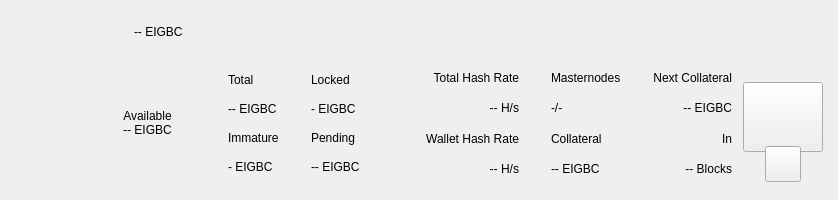
<?xml version="1.0" encoding="UTF-8"?>
<ui version="4.0">
 <class>TopBar</class>
 <widget class="QWidget" name="TopBar">
  <property name="geometry">
   <rect>
    <x>0</x>
    <y>0</y>
    <width>838</width>
    <height>200</height>
   </rect>
  </property>
  <property name="minimumSize">
   <size>
    <width>0</width>
    <height>200</height>
   </size>
  </property>
  <property name="maximumSize">
   <size>
    <width>16777215</width>
    <height>200</height>
   </size>
  </property>
  <property name="windowTitle">
   <string>Form</string>
  </property>
  <layout class="QVBoxLayout" name="verticalLayout_10" stretch="0">
   <property name="spacing">
    <number>0</number>
   </property>
   <property name="leftMargin">
    <number>0</number>
   </property>
   <property name="topMargin">
    <number>0</number>
   </property>
   <property name="rightMargin">
    <number>0</number>
   </property>
   <property name="bottomMargin">
    <number>0</number>
   </property>
   <item>
    <widget class="PFBorderImage" name="containerTop">
     <layout class="QVBoxLayout" name="verticalLayout_11">
      <property name="spacing">
       <number>0</number>
      </property>
      <property name="leftMargin">
       <number>0</number>
      </property>
      <property name="topMargin">
       <number>0</number>
      </property>
      <property name="rightMargin">
       <number>0</number>
      </property>
      <property name="bottomMargin">
       <number>0</number>
      </property>
      <item>
       <widget class="QWidget" name="top_container_2" native="true">
        <property name="minimumSize">
         <size>
          <width>0</width>
          <height>65</height>
         </size>
        </property>
        <layout class="QHBoxLayout" name="top_container">
         <property name="spacing">
          <number>0</number>
         </property>
         <property name="leftMargin">
          <number>10</number>
         </property>
         <property name="topMargin">
          <number>0</number>
         </property>
         <property name="rightMargin">
          <number>10</number>
         </property>
         <property name="bottomMargin">
          <number>0</number>
         </property>
         <item>
          <layout class="QHBoxLayout" name="horizontalLayout_4">
           <property name="spacing">
            <number>12</number>
           </property>
           <property name="rightMargin">
            <number>0</number>
           </property>
           <item>
            <widget class="QWidget" name="widgetAmount" native="true">
             <layout class="QVBoxLayout" name="verticalLayout_2">
              <property name="spacing">
               <number>2</number>
              </property>
              <property name="leftMargin">
               <number>0</number>
              </property>
              <property name="topMargin">
               <number>8</number>
              </property>
              <property name="rightMargin">
               <number>0</number>
              </property>
              <property name="bottomMargin">
               <number>0</number>
              </property>
             </layout>
            </widget>
           </item>
           <item alignment="Qt::AlignVCenter">
            <widget class="QWidget" name="widgetTopAmount" native="true">
             <property name="sizePolicy">
              <sizepolicy hsizetype="Preferred" vsizetype="Maximum">
               <horstretch>0</horstretch>
               <verstretch>0</verstretch>
              </sizepolicy>
             </property>
             <layout class="QHBoxLayout" name="horizontalLayout_5">
              <property name="spacing">
               <number>0</number>
              </property>
              <property name="leftMargin">
               <number>0</number>
              </property>
              <property name="topMargin">
               <number>0</number>
              </property>
              <property name="rightMargin">
               <number>0</number>
              </property>
              <property name="bottomMargin">
               <number>0</number>
              </property>
              <item>
               <spacer name="horizontalSpacer_9">
                <property name="orientation">
                 <enum>Qt::Horizontal</enum>
                </property>
                <property name="sizeHint" stdset="0">
                 <size>
                  <width>40</width>
                  <height>20</height>
                 </size>
                </property>
               </spacer>
              </item>
              <item alignment="Qt::AlignTop">
               <widget class="PrivateQLabel" name="labelAmountTopPiv">
                <property name="minimumSize">
                 <size>
                  <width>0</width>
                  <height>36</height>
                 </size>
                </property>
                <property name="styleSheet">
                 <string notr="true">padding:0px;margin:0px;</string>
                </property>
                <property name="text">
                 <string notr="true">-- EIGBC</string>
                </property>
               </widget>
              </item>
             </layout>
            </widget>
           </item>
           <item>
            <spacer name="verticalSpacer_3">
             <property name="orientation">
              <enum>Qt::Vertical</enum>
             </property>
             <property name="sizeHint" stdset="0">
              <size>
               <width>20</width>
               <height>40</height>
              </size>
             </property>
            </spacer>
           </item>
           <item>
            <spacer name="verticalSpacer_2">
             <property name="orientation">
              <enum>Qt::Vertical</enum>
             </property>
             <property name="sizeHint" stdset="0">
              <size>
               <width>20</width>
               <height>40</height>
              </size>
             </property>
            </spacer>
           </item>
           <item alignment="Qt::AlignRight">
            <widget class="QWidget" name="layoutSync" native="true">
             <property name="minimumSize">
              <size>
               <width>0</width>
               <height>36</height>
              </size>
             </property>
             <property name="maximumSize">
              <size>
               <width>16777215</width>
               <height>36</height>
              </size>
             </property>
             <layout class="QVBoxLayout" name="verticalLayout_9">
              <property name="leftMargin">
               <number>0</number>
              </property>
              <property name="topMargin">
               <number>0</number>
              </property>
              <property name="rightMargin">
               <number>0</number>
              </property>
              <property name="bottomMargin">
               <number>0</number>
              </property>
              <item>
               <widget class="ExpandableButton" name="pushButtonSync" native="true">
                <property name="minimumSize">
                 <size>
                  <width>36</width>
                  <height>36</height>
                 </size>
                </property>
                <property name="maximumSize">
                 <size>
                  <width>16777215</width>
                  <height>36</height>
                 </size>
                </property>
               </widget>
              </item>
             </layout>
            </widget>
           </item>
           <item>
            <widget class="ExpandableButton" name="pushButtonHDUpgrade" native="true">
             <property name="minimumSize">
              <size>
               <width>36</width>
               <height>36</height>
              </size>
             </property>
             <property name="maximumSize">
              <size>
               <width>16777215</width>
               <height>36</height>
              </size>
             </property>
            </widget>
           </item>
           <item>
            <widget class="ExpandableButton" name="pushButtonStack" native="true">
             <property name="minimumSize">
              <size>
               <width>36</width>
               <height>36</height>
              </size>
             </property>
             <property name="maximumSize">
              <size>
               <width>16777215</width>
               <height>36</height>
              </size>
             </property>
             <property name="visible">
              <bool>false</bool>
             </property>
            </widget>
           </item>
           <item>
            <widget class="ExpandableButton" name="pushButtonConf" native="true">
             <property name="minimumSize">
              <size>
               <width>36</width>
               <height>36</height>
              </size>
             </property>
             <property name="maximumSize">
              <size>
               <width>16777215</width>
               <height>36</height>
              </size>
             </property>
            </widget>
           </item>
           <item>
            <widget class="ExpandableButton" name="pushButtonMasternodes" native="true">
             <property name="minimumSize">
              <size>
               <width>36</width>
               <height>36</height>
              </size>
             </property>
             <property name="maximumSize">
              <size>
               <width>16777215</width>
               <height>36</height>
              </size>
             </property>
             <property name="visible">
              <bool>false</bool>
             </property>
            </widget>
           </item>
           <item>
            <widget class="ExpandableButton" name="pushButtonConsole" native="true">
             <property name="minimumSize">
              <size>
               <width>36</width>
               <height>36</height>
              </size>
             </property>
             <property name="maximumSize">
              <size>
               <width>16777215</width>
               <height>36</height>
              </size>
             </property>
            </widget>
           </item>
           <item>
            <widget class="ExpandableButton" name="pushButtonConnection" native="true">
             <property name="minimumSize">
              <size>
               <width>36</width>
               <height>36</height>
              </size>
             </property>
             <property name="maximumSize">
              <size>
               <width>16777215</width>
               <height>36</height>
              </size>
             </property>
            </widget>
           </item>
           <item>
            <widget class="ExpandableButton" name="pushButtonTor" native="true">
             <property name="minimumSize">
              <size>
               <width>36</width>
               <height>36</height>
              </size>
             </property>
             <property name="maximumSize">
              <size>
               <width>16777215</width>
               <height>36</height>
              </size>
             </property>
            </widget>
           </item>
           <item>
            <widget class="ExpandableButton" name="pushButtonLock" native="true">
             <property name="sizePolicy">
              <sizepolicy hsizetype="Expanding" vsizetype="Expanding">
               <horstretch>0</horstretch>
               <verstretch>0</verstretch>
              </sizepolicy>
             </property>
             <property name="minimumSize">
              <size>
               <width>36</width>
               <height>0</height>
              </size>
             </property>
             <property name="maximumSize">
              <size>
               <width>16777215</width>
               <height>36</height>
              </size>
             </property>
            </widget>
           </item>
           <item>
            <widget class="ExpandableButton" name="pushButtonTheme" native="true">
             <property name="minimumSize">
              <size>
               <width>36</width>
               <height>36</height>
              </size>
             </property>
             <property name="maximumSize">
              <size>
               <width>16777215</width>
               <height>36</height>
              </size>
             </property>
            </widget>
           </item>
          </layout>
         </item>
        </layout>
       </widget>
      </item>
      <item>
       <widget class="QWidget" name="bottom_container" native="true">
        <property name="minimumSize">
         <size>
          <width>0</width>
          <height>135</height>
         </size>
        </property>
        <layout class="QHBoxLayout" name="botton_container">
         <property name="leftMargin">
          <number>10</number>
         </property>
         <property name="topMargin">
          <number>0</number>
         </property>
         <property name="rightMargin">
          <number>10</number>
         </property>
         <property name="bottomMargin">
          <number>10</number>
         </property>
         <item>
          <layout class="QHBoxLayout" name="horizontalLayout_3">
           <property name="spacing">
            <number>0</number>
           </property>
           <property name="bottomMargin">
            <number>9</number>
           </property>
           <item>
            <spacer name="horizontalSpacer_7">
             <property name="orientation">
              <enum>Qt::Horizontal</enum>
             </property>
             <property name="sizeHint" stdset="0">
              <size>
               <width>40</width>
               <height>20</height>
              </size>
             </property>
            </spacer>
           </item>
           <item>
            <spacer name="horizontalSpacer">
             <property name="orientation">
              <enum>Qt::Horizontal</enum>
             </property>
             <property name="sizeHint" stdset="0">
              <size>
               <width>40</width>
               <height>20</height>
              </size>
             </property>
            </spacer>
           </item>
           <item>
            <spacer name="horizontalSpacer_5">
             <property name="orientation">
              <enum>Qt::Horizontal</enum>
             </property>
             <property name="sizeHint" stdset="0">
              <size>
               <width>40</width>
               <height>20</height>
              </size>
             </property>
            </spacer>
           </item>
           <item>
            <spacer name="horizontalSpacer_2">
             <property name="orientation">
              <enum>Qt::Horizontal</enum>
             </property>
             <property name="sizeHint" stdset="0">
              <size>
               <width>40</width>
               <height>20</height>
              </size>
             </property>
            </spacer>
           </item>
           <item>
            <layout class="QVBoxLayout" name="verticalLayout_7">
             <property name="spacing">
              <number>0</number>
             </property>
             <property name="leftMargin">
              <number>0</number>
             </property>
             <property name="rightMargin">
              <number>0</number>
             </property>
             <item>
              <widget class="QLabel" name="labelTitle5">
               <property name="text">
                <string>Available</string>
               </property>
               <property name="alignment">
                <set>Qt::AlignBottom|Qt::AlignHCenter</set>
               </property>
              </widget>
             </item>
             <item>
              <widget class="PrivateQLabel" name="labelAvailablePiv">
               <property name="text">
                <string>-- EIGBC</string>
               </property>
               <property name="alignment">
                <set>Qt::AlignHCenter|Qt::AlignTop</set>
               </property>
              </widget>
             </item>
            </layout>
           </item>
           <item>
            <spacer name="horizontalSpacer_6">
             <property name="orientation">
              <enum>Qt::Horizontal</enum>
             </property>
             <property name="sizeHint" stdset="0">
              <size>
               <width>40</width>
               <height>20</height>
              </size>
             </property>
            </spacer>
           </item>
           <item>
            <spacer name="horizontalSpacer_3">
             <property name="orientation">
              <enum>Qt::Horizontal</enum>
             </property>
             <property name="sizeHint" stdset="0">
              <size>
               <width>40</width>
               <height>20</height>
              </size>
             </property>
            </spacer>
           </item>
           <item>
            <layout class="QHBoxLayout" name="horizontalLayout_2">
             <property name="spacing">
              <number>0</number>
             </property>
             <item>
              <layout class="QVBoxLayout" name="verticalLayout_6">
               <item>
                <widget class="QLabel" name="labelTitle1">
                 <property name="text">
                  <string>Total</string>
                 </property>
                </widget>
               </item>
               <item>
                <widget class="PrivateQLabel" name="labelAmountPiv">
                 <property name="text">
                  <string notr="true">-- EIGBC</string>
                 </property>
                </widget>
               </item>
               <item>
                <widget class="QLabel" name="labelTitle4">
                 <property name="text">
                  <string>Immature</string>
                 </property>
                </widget>
               </item>
               <item>
                <widget class="PrivateQLabel" name="labelImmaturePiv">
                 <property name="text">
                  <string notr="true">- EIGBC</string>
                 </property>
                </widget>
               </item>
              </layout>
             </item>
             <item>
              <layout class="QVBoxLayout" name="verticalLayout_8">
               <property name="leftMargin">
                <number>32</number>
               </property>
               <item>
                <widget class="QLabel" name="labelTitle6">
                 <property name="text">
                  <string>Locked</string>
                 </property>
                </widget>
               </item>
               <item>
                <widget class="PrivateQLabel" name="labelLockedPiv">
                 <property name="text">
                  <string>- EIGBC</string>
                 </property>
                </widget>
               </item>
               <item>
                <widget class="QLabel" name="labelTitle3">
                 <property name="text">
                  <string>Pending</string>
                 </property>
                </widget>
               </item>
               <item>
                <widget class="PrivateQLabel" name="labelPendingPiv">
                 <property name="text">
                  <string notr="true">-- EIGBC</string>
                 </property>
                </widget>
               </item>
              </layout>
             </item>
            </layout>
           </item>
           <item>
            <spacer name="horizontalSpacer_4">
             <property name="orientation">
              <enum>Qt::Horizontal</enum>
             </property>
             <property name="sizeHint" stdset="0">
              <size>
               <width>40</width>
               <height>20</height>
              </size>
             </property>
            </spacer>
           </item>
          </layout>
         </item>
         <item>
          <layout class="QHBoxLayout" name="horizontalLayout_6">
           <property name="spacing">
            <number>0</number>
           </property>
           <property name="rightMargin">
            <number>0</number>
           </property>
           <property name="bottomMargin">
            <number>9</number>
           </property>
           <item>
            <widget class="QWidget" name="widgetStaking" native="true">
             <property name="visible">
              <bool>false</bool>
             </property>
             <layout class="QVBoxLayout" name="verticalLayout_12">
              <property name="leftMargin">
               <number>32</number>
              </property>
              <property name="topMargin">
               <number>0</number>
              </property>
              <property name="rightMargin">
               <number>0</number>
              </property>
              <property name="bottomMargin">
               <number>0</number>
              </property>
              <item>
               <widget class="QLabel" name="labelNetworkHashRateTitle">
                <property name="visible">
                 <bool>false</bool>
                </property>
                <property name="text">
                 <string>Total Hash Rate</string>
                </property>
                <property name="textFormat">
                 <enum>Qt::AutoText</enum>
                </property>
                <property name="alignment">
                 <set>Qt::AlignRight|Qt::AlignTrailing|Qt::AlignVCenter</set>
                </property>
               </widget>
              </item>
              <item>
               <widget class="QLabel" name="labelNetworkHashRateValue">
                <property name="visible">
                 <bool>false</bool>
                </property>
                <property name="layoutDirection">
                 <enum>Qt::LeftToRight</enum>
                </property>
                <property name="text">
                 <string>-- H/s</string>
                </property>
                <property name="textFormat">
                 <enum>Qt::AutoText</enum>
                </property>
                <property name="alignment">
                 <set>Qt::AlignRight|Qt::AlignTrailing|Qt::AlignVCenter</set>
                </property>
               </widget>
              </item>
              <item>
               <widget class="QLabel" name="labelWalletHashRateTitle">
                <property name="visible">
                 <bool>false</bool>
                </property>
                <property name="text">
                 <string>Wallet Hash Rate</string>
                </property>
                <property name="textFormat">
                 <enum>Qt::AutoText</enum>
                </property>
                <property name="alignment">
                 <set>Qt::AlignRight|Qt::AlignTrailing|Qt::AlignVCenter</set>
                </property>
               </widget>
              </item>
              <item>
               <widget class="PrivateQLabel" name="labelWalletHashRateValue">
                <property name="visible">
                 <bool>false</bool>
                </property>
                <property name="text">
                 <string notr="true">-- H/s</string>
                </property>
                <property name="textFormat">
                 <enum>Qt::AutoText</enum>
                </property>
                <property name="alignment">
                 <set>Qt::AlignRight|Qt::AlignTrailing|Qt::AlignVCenter</set>
                </property>
               </widget>
              </item>
             </layout>
            </widget>
           </item>
           <item>
            <widget class="QWidget" name="widgetMasternodes" native="true">
             <property name="visible">
              <bool>false</bool>
             </property>
             <layout class="QVBoxLayout">
              <property name="leftMargin">
               <number>32</number>
              </property>
              <property name="topMargin">
               <number>0</number>
              </property>
              <property name="rightMargin">
               <number>0</number>
              </property>
              <property name="bottomMargin">
               <number>0</number>
              </property>
              <item>
               <widget class="QLabel" name="labelMasternodesTitle">
                <property name="text">
                 <string>Masternodes</string>
                </property>
               </widget>
              </item>
              <item>
               <widget class="PrivateQLabel" name="labelMasternodeCount">
                <property name="text">
                 <string>-/-</string>
                </property>
               </widget>
              </item>
              <item>
               <widget class="QLabel" name="labelCollateralTitle">
                <property name="text">
                 <string>Collateral</string>
                </property>
               </widget>
              </item>
              <item>
               <widget class="QLabel" name="labelCollateralValue">
                <property name="text">
                 <string notr="true">-- EIGBC</string>
                </property>
               </widget>
              </item>
             </layout>
            </widget>
           </item>
           <item>
            <widget class="QWidget" name="widgetNextCollateral" native="true">
             <property name="visible">
              <bool>false</bool>
             </property>
             <layout class="QVBoxLayout" name="verticalLayout_12">
              <property name="leftMargin">
               <number>32</number>
              </property>
              <property name="topMargin">
               <number>0</number>
              </property>
              <property name="rightMargin">
               <number>0</number>
              </property>
              <property name="bottomMargin">
               <number>0</number>
              </property>
              <item>
               <widget class="QLabel" name="labelNextMasternodesTitle">
                <property name="text">
                 <string>Next Collateral</string>
                </property>
                <property name="textFormat">
                 <enum>Qt::AutoText</enum>
                </property>
                <property name="alignment">
                 <set>Qt::AlignRight|Qt::AlignTrailing|Qt::AlignVCenter</set>
                </property>
               </widget>
              </item>
              <item>
               <widget class="QLabel" name="labelNextCollateralValue">
                <property name="text">
                 <string>-- EIGBC</string>
                </property>
                <property name="textFormat">
                 <enum>Qt::AutoText</enum>
                </property>
                <property name="alignment">
                 <set>Qt::AlignRight|Qt::AlignTrailing|Qt::AlignVCenter</set>
                </property>
               </widget>
              </item>
              <item>
               <widget class="QLabel" name="labelRemainingBlocks">
                <property name="text">
                 <string>In</string>
                </property>
                <property name="textFormat">
                 <enum>Qt::AutoText</enum>
                </property>
                <property name="alignment">
                 <set>Qt::AlignRight|Qt::AlignTrailing|Qt::AlignVCenter</set>
                </property>
               </widget>
              </item>
              <item>
               <widget class="QLabel" name="labelNextCollateralBlocks">
                <property name="text">
                 <string notr="true">-- Blocks</string>
                </property>
                <property name="textFormat">
                 <enum>Qt::AutoText</enum>
                </property>
                <property name="alignment">
                 <set>Qt::AlignRight|Qt::AlignTrailing|Qt::AlignVCenter</set>
                </property>
               </widget>
              </item>
             </layout>
            </widget>
           </item>
          </layout>
         </item>
         <item>
          <widget class="QWidget" name="qrContainer" native="true">
           <property name="sizePolicy">
            <sizepolicy hsizetype="Preferred" vsizetype="Minimum">
             <horstretch>0</horstretch>
             <verstretch>0</verstretch>
            </sizepolicy>
           </property>
           <property name="minimumSize">
            <size>
             <width>90</width>
             <height>110</height>
            </size>
           </property>
           <property name="maximumSize">
            <size>
             <width>90</width>
             <height>110</height>
            </size>
           </property>
           <layout class="QVBoxLayout" name="containerQR">
            <property name="spacing">
             <number>0</number>
            </property>
            <property name="leftMargin">
             <number>5</number>
            </property>
            <property name="topMargin">
             <number>10</number>
            </property>
            <property name="rightMargin">
             <number>5</number>
            </property>
            <property name="bottomMargin">
             <number>0</number>
            </property>
            <item>
             <widget class="QPushButton" name="btnQr">
              <property name="minimumSize">
               <size>
                <width>70</width>
                <height>70</height>
               </size>
              </property>
              <property name="maximumSize">
               <size>
                <width>16777215</width>
                <height>70</height>
               </size>
              </property>
              <property name="focusPolicy">
               <enum>Qt::NoFocus</enum>
              </property>
              <property name="text">
               <string/>
              </property>
              <property name="iconSize">
               <size>
                <width>70</width>
                <height>70</height>
               </size>
              </property>
             </widget>
            </item>
            <item>
             <spacer name="verticalSpacer">
              <property name="orientation">
               <enum>Qt::Vertical</enum>
              </property>
              <property name="sizeType">
               <enum>QSizePolicy::Fixed</enum>
              </property>
              <property name="sizeHint" stdset="0">
               <size>
                <width>20</width>
                <height>20</height>
               </size>
              </property>
             </spacer>
            </item>
            <item alignment="Qt::AlignHCenter|Qt::AlignBottom">
             <widget class="QPushButton" name="pushButtonQR">
              <property name="minimumSize">
               <size>
                <width>36</width>
                <height>36</height>
               </size>
              </property>
              <property name="maximumSize">
               <size>
                <width>36</width>
                <height>36</height>
               </size>
              </property>
              <property name="focusPolicy">
               <enum>Qt::NoFocus</enum>
              </property>
              <property name="text">
               <string/>
              </property>
             </widget>
            </item>
           </layout>
          </widget>
         </item>
        </layout>
       </widget>
      </item>
     </layout>
    </widget>
   </item>
  </layout>
 </widget>
 <customwidgets>
  <customwidget>
   <class>PrivateQLabel</class>
   <extends>QLabel</extends>
   <header>qt/pivx/privatelabel.h</header>
  </customwidget>
  <customwidget>
   <class>ExpandableButton</class>
   <extends>QWidget</extends>
   <header>qt/pivx/expandablebutton.h</header>
   <container>1</container>
  </customwidget>
  <customwidget>
   <class>PFBorderImage</class>
   <extends>QFrame</extends>
   <header>qt/pivx/pfborderimage.h</header>
   <container>1</container>
  </customwidget>
 </customwidgets>
 <resources/>
 <connections/>
</ui>
